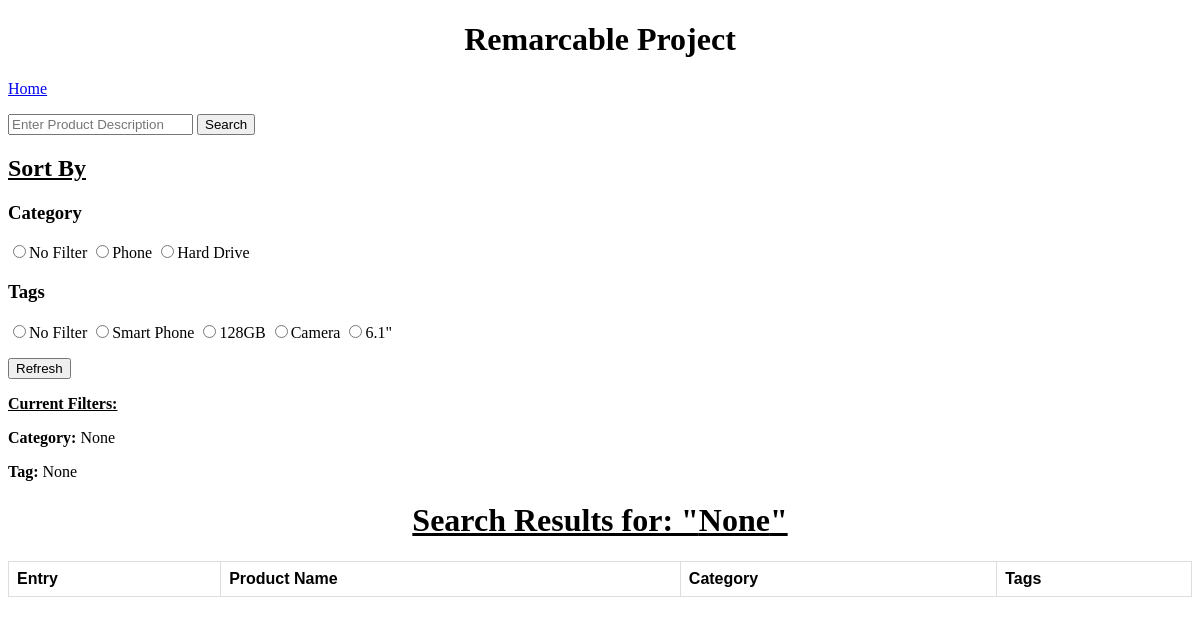
Before: /search_results with the older database file.
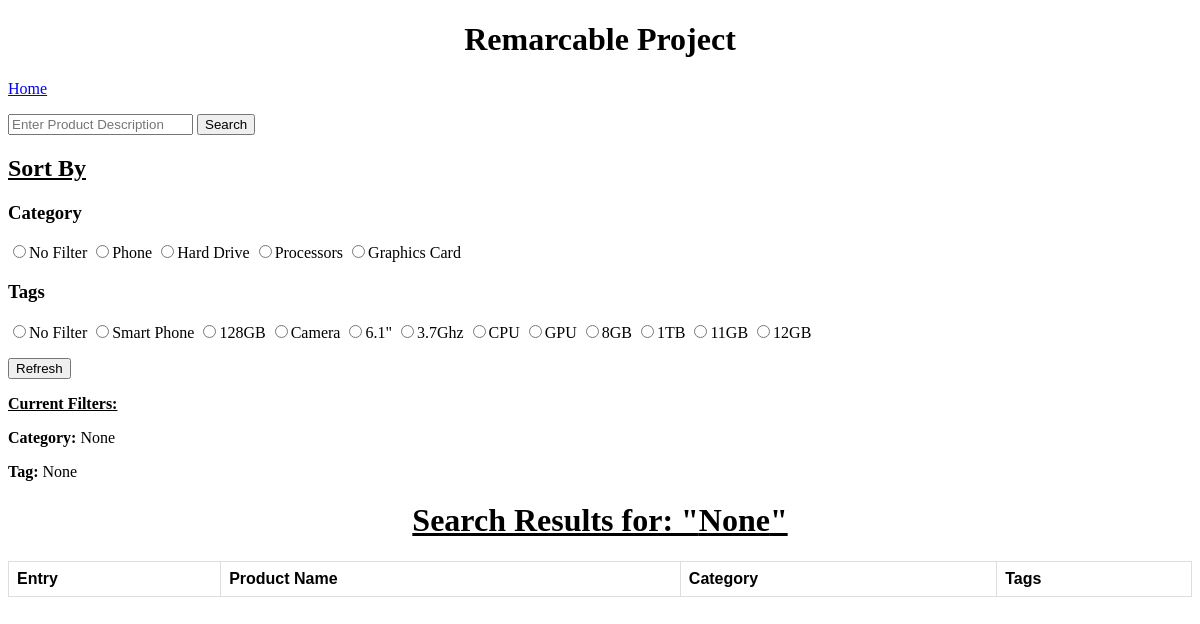
After: the same page with the newer database file.
### remarcable_app/models.py (models this page shows, shortened)
class Category(models.Model):
    category_name = models.CharField(max_length=20)

class Tag(models.Model):
    tag_name = models.CharField(max_length=20)
    def __str__(self) -> str:
        return self.tag_name

### remarcable_app/views.py (the view)
# urls.py: path('search_results', views.search_results, name='search_results')
def search_results(request):
    product_table = pull_all_products()
    tag_product_table = pull_all_tagged_products()
    categories = pull_all_categories()
    just_tags = pull_all_tags()
    search_list = []
    final_products = []
    category_filter = 'None'
    tag_filter = 'None'
    """
    pull the last search term so that if search_results page is refreshed without submitting a new search,
    the search results are still shown and filters can be applied.
    """
    raw_search = str(SearchHistory.objects.last())
    if request.method == "POST" and request.POST.get('text_input') is not None:
        raw_search = request.POST.get('text_input')
        latest_search = SearchHistory.objects.create(search_name=raw_search)
        """
        in order to keep the SearchHistory database from getting too large, we will check to see if it is larger
        than 15 entries. If so, call the delete_old_searches function and delete the 10 oldest searches.
        """
        if len(SearchHistory.objects.all().values_list()) > 15:
            delete_old_searches()
        search_list = strip_search_results(raw_search)
        if len(search_list) > 0:
            final_products = search_products(search_list,product_table,tag_product_table)
        product_table = product_table.filter(id__in = final_products)
    else:
        search_list = strip_search_results(raw_search)
        if len(search_list) > 0:
            final_products = search_products(search_list,product_table,tag_product_table)
        product_table = product_table.filter(id__in = final_products)
        category_filter = request.POST.get('category')
        tag_filter = request.POST.get('tag')
        product_table = filter_by_category(product_table, category_filter, categories)
        product_table = filter_by_tag(product_table, tag_filter,just_tags)
    product_data = products_to_array(product_table)
    tag_data = tags_to_dictionary(tag_product_table)
    return render(request, 'search.html',
    {
        'product_data': product_data,
        'tag_data':tag_data,
        'raw_search':raw_search,
        'categories':categories,
        'tags':just_tags,
        'category_filter':category_filter,
        'tag_filter': tag_filter
    })

### remarcable_app/models.py (called while the page is built)
    def __str__(self) -> str:
        return self.product_name

### remarcable_app/query_functions.py (called while the page is built, shortened)
def pull_all_products():
    product_table = Product.objects.select_related('category')
    return product_table

def products_to_array(product_table) -> list:
    data = []
    return data

def pull_all_tagged_products() -> dict:
    tag_table = TagProductRelationship.objects.select_related('product','tag')
    return tag_table

def tags_to_dictionary(tag_product_table) -> dict:
    tag_data = {}
    """
    take in each row from the new row and parse each coloum to be stored neatly in an array containing
    only the product_name and its corresponding tags.
    """
    for tag in tag_product_table:
        tags = []
        product_name = str(tag.product)
        """
        since we need to loop through the tag table twice, we need to check if a product has already
        been parsed and stored. We do not want to create duplicate product entries.
        """
        if product_name not in tag_data:
            for tag_match in tag_product_table:
                if tag.product == tag_match.product:
                    tags.append(str(tag_match.tag))
            tag_data[product_name] = tags
    return tag_data

### remarcable_app/templates/search.html (shortened to what this page needs)
{% extends 'base.html' %}
{% block content %}
<h2><u>Sort By</u></h2>
<h3>Category</h3>
<form action="" method="post">
    <input type="radio" name= "category" value="None">No Filter</input>
    {% for category in categories %}
    <input type="radio" name= "category" value="{{category}}">{{category}}</input>
    {% endfor %}
    <h3>Tags</h3>
    <input type="radio" name="tag" value="None">No Filter</input>
    {% for tag in tags %}
    <input type="radio" name="tag" value="{{tag}}">{{tag}}</input>
    {% endfor %}
    <button type="submit">Refresh</button>
</form>
<p><b><u>Current Filters:</u></b></p>
<p><b> Category: </b>{{category_filter}}</p>
<p><b>Tag: </b> {{tag_filter}}</p>
<h1><u>Search Results for: "{{raw_search}}"</u></h1>
<table>
    <tr>
        <th>Entry</th>
        <th>Product Name</th>
        <th>Category</th>
        <th>Tags</th>
    </tr>
</table>
{% endblock %}

Changed rows visible on the page:
added Category: category_name "Processors"
added Category: category_name "Graphics Card"
added Tag: tag_name "3.7Ghz"
added Tag: tag_name "CPU"
added Tag: tag_name "GPU"
added Tag: tag_name "8GB"
added Tag: tag_name "1TB"
added Tag: tag_name "11GB"
added Tag: tag_name "12GB"
